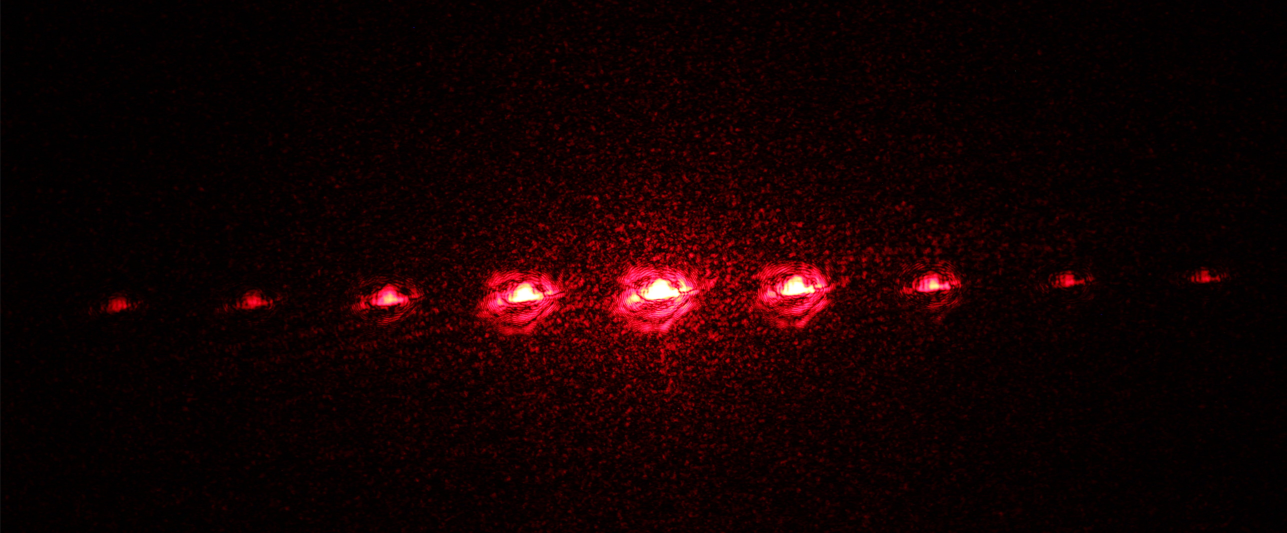
#> input picture Fourier Optics Lab/test.jpg, 5147 x 2132 px (shown at 1/4 size)
$ python 'ImageProccessing .py'
#> lines starting #> are read from the running program, lines starting #| are printed output that depends on the picture
# -*- coding: utf-8 -*-
"""
Created on Mon Feb 11 14:58:35 2019

@author: aorfi
"""
import numpy as np
import spinmob as s
import matplotlib.pyplot as plt
from skimage.color import rgb2gray
from skimage.feature import peak_local_max
from skimage import data, img_as_float, io, util
from scipy import ndimage as ndi


#get dot positions
imgdots = io.imread("test.jpg")[2050:2150,1700:2800]
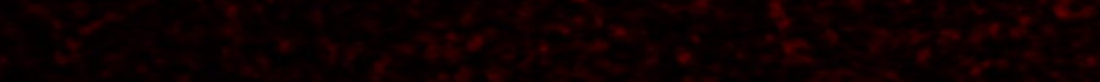
#> imgdots: shape (82, 1100, 3); mean R, G, B 14.3, 0.5, 0.8
imgdots = io.imread("test.jpg")[700:1500][50:5500]
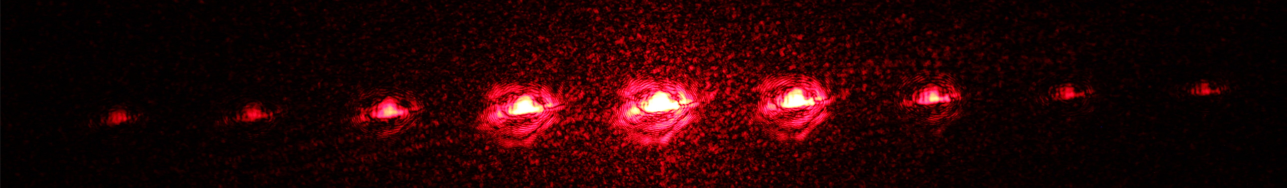
#> imgdots: shape (750, 5147, 3) (shown at 1/4 size); mean R, G, B 37.8, 3.5, 5.1
imdots = rgb2gray(imgdots)
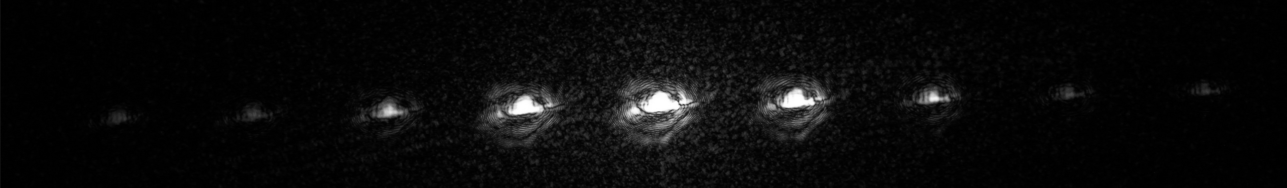
#> imdots: shape (750, 5147) float64 (shown at 1/4 size); min 0, max 1, mean 0.0429
imdotsT = np.ndarray.transpose(imdots)
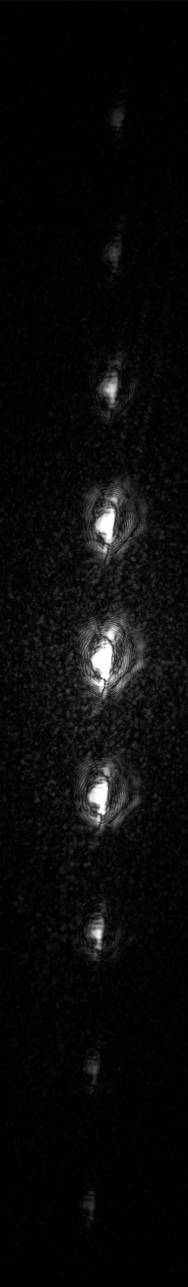
#> imdotsT: shape (5147, 750) float64 (shown at 1/4 size); min 0, max 1, mean 0.0429
avDot = np.empty(imdots[0].size)
xdots = np.arange(0,imdots[0].size,1)
#> xdots = 5147 values from 0 to 5146

for i in range(imdots[0].size):
    avDot[i] = np.average(imdotsT[i])
#> after the loop, avDot = 5147 values, max 0.235 at index 2663, min 0.00238 at index 1, mean 0.0429

xmax = np.empty(9)
ymax = np.empty(9)
ymax[0] = np.amax(avDot[200:600])
xmax[0] = 200 + np.argmax(avDot[200:600])
ymax[1] = np.amax(avDot[600:1200])
xmax[1] = 600 + np.argmax(avDot[600:1200])
ymax[2] = np.amax(avDot[1300:1800])
xmax[2] = 1300 + np.argmax(avDot[1300:1800])
ymax[3] = np.amax(avDot[1800:2300])
xmax[3] = 1800 + np.argmax(avDot[1800:2300])
ymax[4] = np.amax(avDot[2300:3000])
xmax[4] = 2300 + np.argmax(avDot[2300:3000])
ymax[5] = np.amax(avDot[3000:3500])
xmax[5] = 3000 + np.argmax(avDot[3000:3500])
ymax[6] = np.amax(avDot[3500:4000])
xmax[6] = 3500 + np.argmax(avDot[3500:4000])
ymax[7] = np.amax(avDot[4000:4500])
xmax[7] = 4000 + np.argmax(avDot[4000:4500])
ymax[8] = np.amax(avDot[4500:5000])
xmax[8] = 4500 + np.argmax(avDot[4500:5000])


#Now, use these local max values to fit a line
def line(m,b,x):
    return m*x+b
#create fitter object :
#> (the run stopped early here; a loop or call above may not have finished)

$ run again, with Fourier Optics Lab/IMG_0686.JPG copied over Fourier Optics Lab/test.jpg
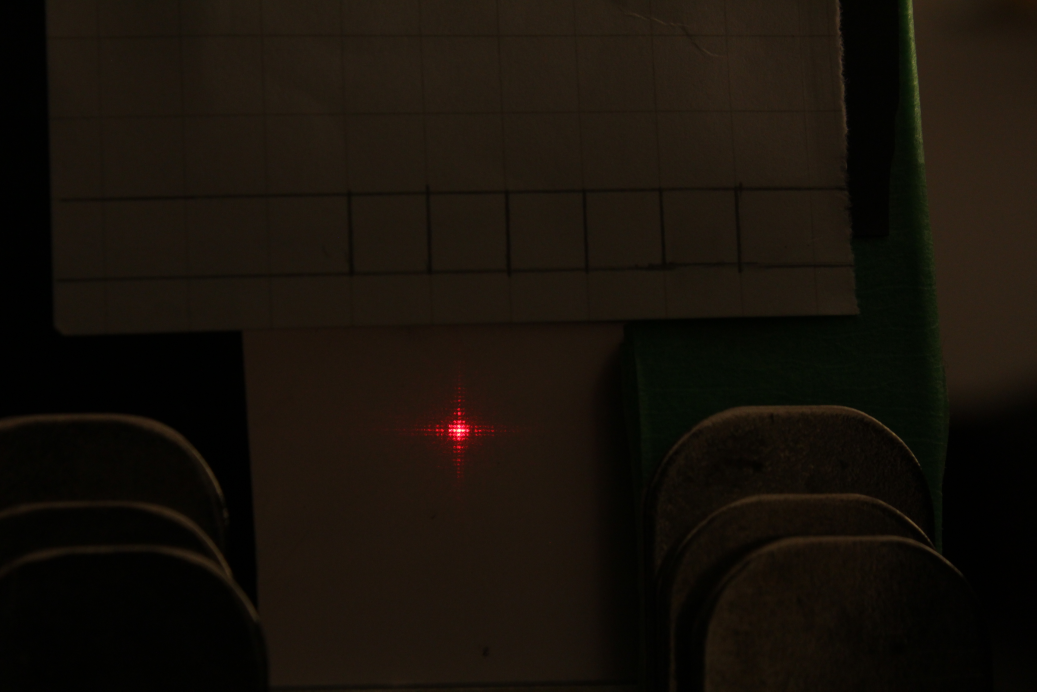
#> input picture Fourier Optics Lab/IMG_0686.JPG, 5184 x 3456 px (shown at 1/5 size)
#> `imgdots = io.imread("test.jpg")[700:1500][50:5500]`:
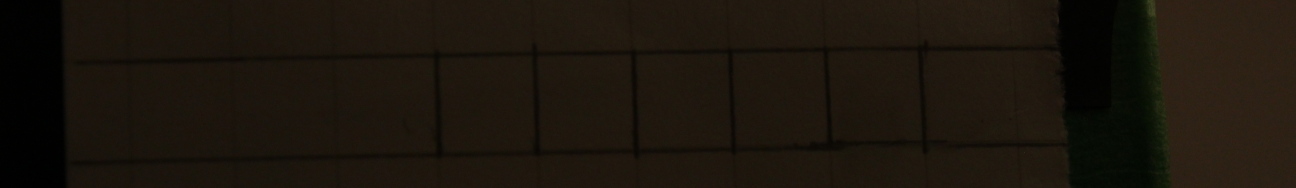
#> imgdots: shape (750, 5184, 3) (shown at 1/4 size); mean R, G, B 28, 21.4, 13.1
#> `imdotsT = np.ndarray.transpose(imdots)`:
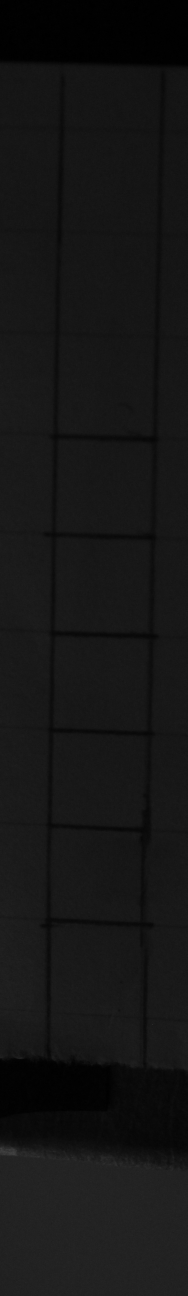
#> imdotsT: shape (5184, 750) float64 (shown at 1/4 size); min 0, max 0.423, mean 0.0871
#> after the loop `for i in range(imdots[0].size):`: avDot = 5184 values, max 0.138 at index 4710, min 0.00414 at index 75, mean 0.0871
